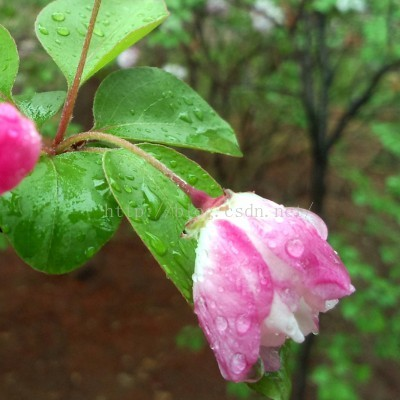
#> input picture w1.jpg, 400 x 400 px
$ jupyter execute RANSAC.ipynb
#> lines starting #> are read from the running program, lines starting #| are printed output that depends on the picture; after the words box and inside, x2 and y2 are one past the last pixel; in counts of white or black regions, pixels touching at a corner belong together
[cell 1]
import random
import matplotlib.pyplot as plt
import numpy as np
import cv2

[cell 2]
def translatePoint(p, d):
    x, y = p
    dx, dy = d
    return [x + dx, y + dy]


def homographyTransform(h,p):
    res=h@p
    res=res/res[-1]
    return res[:2].astype('int')

def drawMatches(pt1, img1, pt2, img2, mask, h_mat):
    h1, w1 = img1.shape[:2]
    h2, w2 = img2.shape[:2]
    img = np.zeros(shape=(max(h1, h2), w1 + w2), dtype='uint8')
    img[:h1, :w1] = img1
    img[:h2, w1:] = img2
    img = cv2.cvtColor(img, cv2.COLOR_GRAY2RGB)
    x = []
    x.append([0, 0, 1])
    x.append([w1, 0, 1])
    x.append([w1, h1, 1])
    x.append([0, h1, 1])

    tx = [translatePoint(homographyTransform(h_mat, np.array(p)), (w1, 0)) for p in x]
    tx = np.array([tx])
    for i, m in enumerate(mask):
        if m == 1:
            dst = (int(w1 + pt2[i][0]), int(pt2[i][1]))
            src = (int(pt1[i][0]), int(pt1[i][1]))
            #             color=tuple(np.random.randint(0,255,3,dtype='int'))
            color = np.random.randint(0, 255, size=(3), dtype=np.uint8)
            color = (int(color[0]), int(color[1]), int(color[2]))
            cv2.line(img, src, dst, color, thickness=1)
    cv2.polylines(img, tx, isClosed=True, color=color, thickness=2)
    plt.figure(figsize=(20, 18))
    plt.imshow(img)
    plt.show()
    return img

[cell 3]
def estimate_3d_homography(correspondences):
    a_list=[]
    for corr in correspondences:
        (x1,y1,z1),(x2,y2,z2)=corr
        xp2=x2/z2
        yp2=y2/z2
        ax=[-x1,-y1,-1,0,0,0,xp2*x1,xp2*y1,xp2]
        ay=[0,0,0,-x1,-y1,-1,yp2*x1,yp2*y1,yp2]
        a_list.append(ax)
        a_list.append(ay)
    mat_a=np.array(a_list)
    u,s,v=np.linalg.svd(mat_a)
    h=np.reshape(v[-1],(3,3))
    return h/h[-1,-1]

def estimate_2d_homography(correspondences):
    new_correspondences=[((x1,y1,1),(x2,y2,1)) for ((x1,y1),(x2,y2)) in correspondences]
    return estimate_3d_homography(new_correspondences)

def apply_2d_homography(point,h):
    x,y=point
    vec=np.array([x,y,1])
    return (h@vec)[:2]

def geometric_distance(correspondence,h):
    (x1,y1),(x2,y2)=correspondence
    X=np.array([x1, y1, 1])
    precited_x2,predicted_y2=(h@X)[:2]
    distance=np.sqrt((x2-precited_x2)**2+(y2-predicted_y2)**2)
    return distance

[cell 4]
def ransac(correspondences,threshold,n_samples_per_iter=10,n_max_iterations=100):
    best_h=None
    n_max_inliers=0
    for _ in range(n_max_iterations):
        samples=random.sample(correspondences,n_samples_per_iter)
        estimated_h=estimate_2d_homography(samples)
        inlier_counter=0
        for corr in correspondences:
            dist=geometric_distance(corr,estimated_h)
            if dist<threshold:
                inlier_counter+=1
        if inlier_counter>n_max_inliers:
            best_h=estimated_h
    mask=[geometric_distance(corr,np.array(best_h))<threshold for corr in correspondences]
    return best_h,np.array(mask)

[cell 5]
img1=cv2.imread('w1.jpg',0)
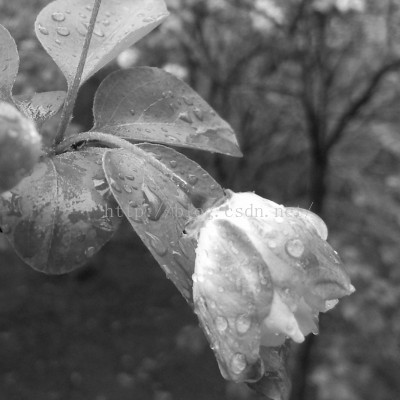
#> img1: shape (400, 400); min 0, max 255, mean 104.5
img2=cv2.imread('w2.jpg',0)
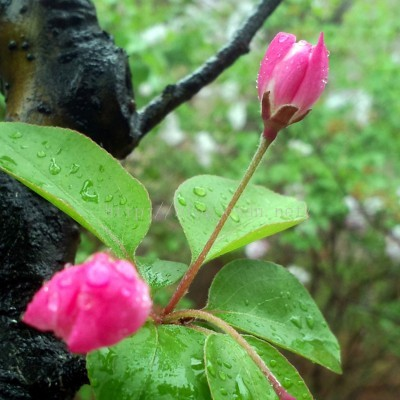
#> input picture w2.jpg, 400 x 400 px
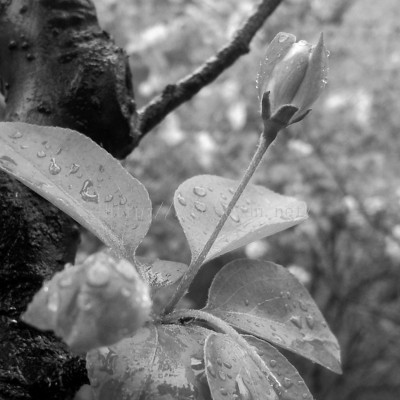
#> img2: shape (400, 400); min 0, max 255, mean 117.5

sift = cv2.SIFT_create()

kp1, des1 = sift.detectAndCompute(img1,None)
#> kp1 = 670 keypoints; strongest (x, y, size): (245, 253, 90.2), (184, 232, 2.2), (254, 215, 35.1), (299, 336, 8.8)
kp2, des2 = sift.detectAndCompute(img2,None)
#> kp2 = 973 keypoints; strongest (x, y, size): (14, 321, 1.9), (239, 48, 13.4), (103, 113, 54.3), (140, 111, 5.3)

bf = cv2.BFMatcher()
matches = bf.knnMatch(des1,des2, k=2)
#> matches = 670 matches


good_matches = []
for m,n in matches:
    if m.distance < 0.8*n.distance:
        good_matches.append([m])
#> after the loop, good_matches = 249 matches

img3 = cv2.drawMatchesKnn(img1,kp1,img2,kp2,good_matches,outImg=None,flags=2)
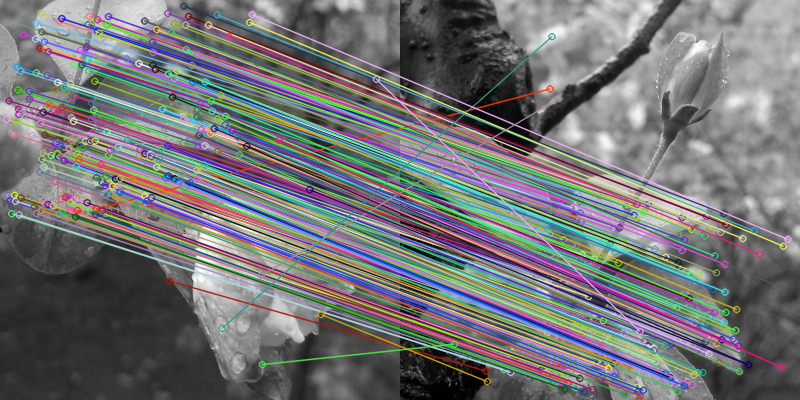
#> img3: shape (400, 800, 3); mean of channels 0, 1, 2 116.9, 115.5, 114.7; drawn as B, G, R
plt.figure(figsize=(20,18))
plt.imshow(img3)

[cell 6]
pt1=[kp1[m[0].queryIdx].pt for m in good_matches ]
#> pt1 = 249 pairs, first value 6.46 to 375.9, second value 5.77 to 364
pt2=[kp2[m[0].trainIdx].pt for m in good_matches ]
#> pt2 = 249 pairs, first value 53.86 to 387.4, second value 36.17 to 395.7

corr=list(zip(pt1,pt2))
#> corr = 249 items
found_points=[]
for _ in range(100):
    h,mask=ransac(corr,threshold=1,n_samples_per_iter=20,n_max_iterations=10)
    found_points.append(np.sum(mask))
#> after the loop, found_points = 100 values, max 235 at index 98, min 1 at index 54, mean 149

[cell 7]
x=np.arange(100)
#> x = 100 values from 0 to 99
plt.scatter(x,found_points)
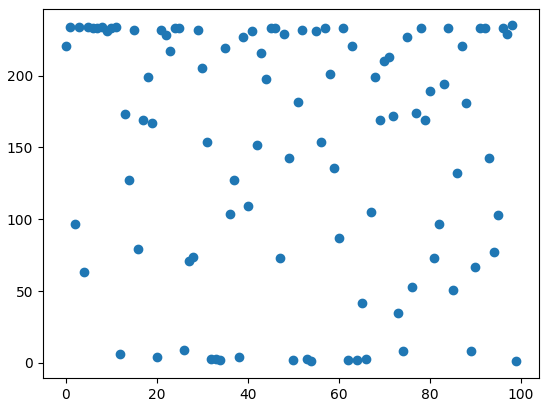
#> figure drawn by matplotlib, 1 panel

[cell 8]
imgg=drawMatches(pt1,img1,pt2,img2,mask,np.array(h))
#> in drawMatches, `img = np.zeros(shape=(max(h1, h2), w1 + w2), dtype='uint8')`: img: shape (400, 800); every value is 0
#> in drawMatches, `img[:h1, :w1] = img1`:
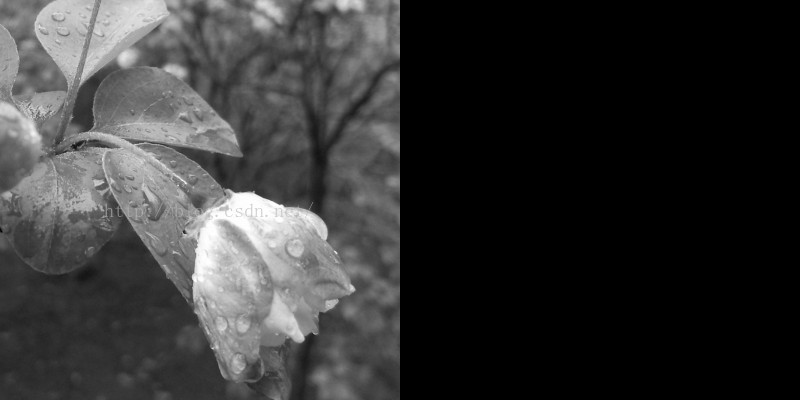
#> img: shape (400, 800); min 0, max 255, mean 52.2
#> in drawMatches, `img[:h2, w1:] = img2`:
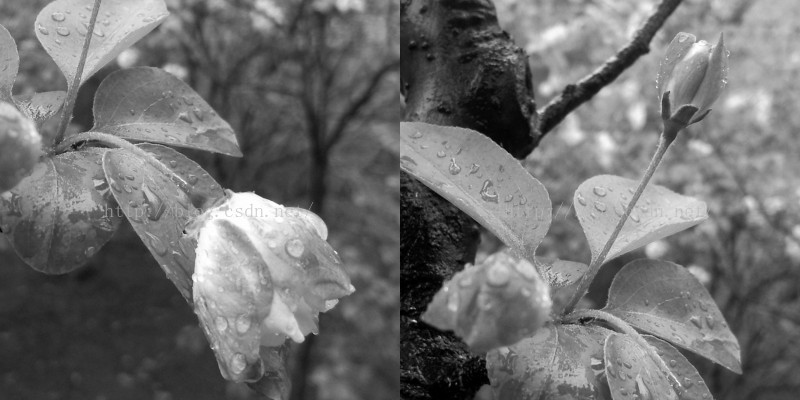
#> img: shape (400, 800); min 0, max 255, mean 111
#> in homographyTransform, `res=h@p`: res = [225.9, 272, 1]
#> in translatePoint, `x, y = p`: x = 225; y = 271
#> in translatePoint, `dx, dy = d`: dx = 400; dy = 0
#> in drawMatches, `tx = [translatePoint(homographyTransform(h_mat, np.array(p)), (w1, 0))..`: tx = [[625, 271], [460, 431], [640, 252], [365, 551]]
#> the loop in drawMatches, `for i, m in enumerate(mask):` made 249 passes
#> (m, dst, src, color) on pass 31: (True, (573, 216), (39, 47), (172, 10, 127))
#> after the loop in drawMatches, `for i, m in enumerate(mask):`:
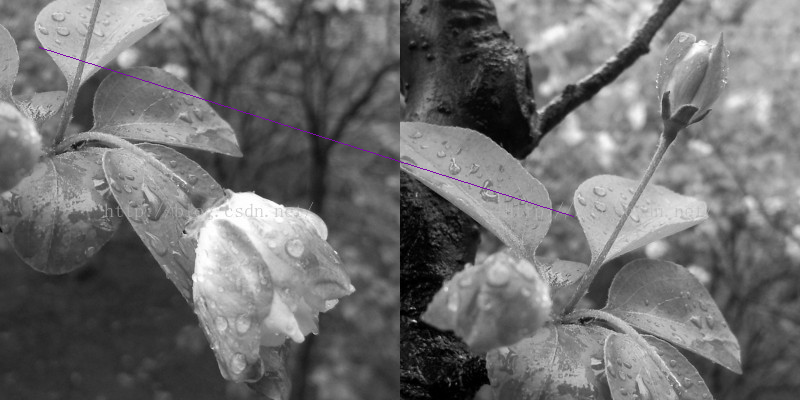
#> img: shape (400, 800, 3); mean B, G, R 111.1, 110.8, 111
#> in drawMatches, `cv2.polylines(img, tx, isClosed=True, color=color, thickness=2)`:
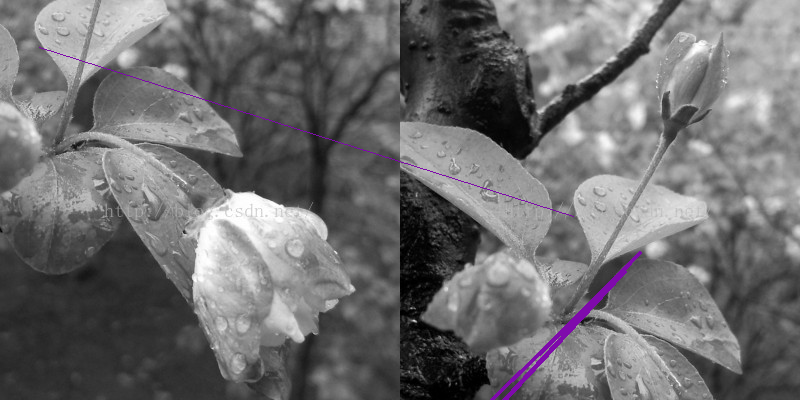
#> img: shape (400, 800, 3); 0.49% of pixels changed, all inside (x1, y1, x2, y2) = (490, 251, 642, 400)
